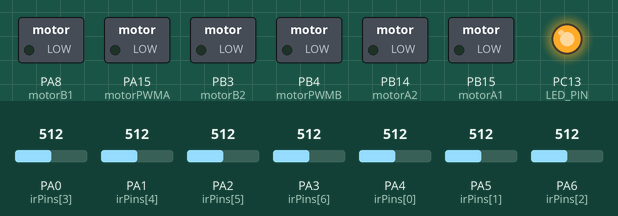
A sketch run on a simulated STM32 Blue Pill. On the bench: switched loads named in the sketch (green lamp = pin HIGH), output pins drawn as LEDs (lit = HIGH). The inputs (shaded band) are chosen by the test bench; at power-on: PA0 (irPins[3]) = 512, PA4 (irPins[0]) = 512, PA1 (irPins[4]) = 512, PA5 (irPins[1]) = 512, PA2 (irPins[5]) = 512, PA3 (irPins[6]) = 512, PA6 (irPins[2]) = 512 (analog values on the 0–1023 scale).

Above: at 7.8 s.
7.9 s: PA0 (irPins[3]) set to 500
At 9.1 s:
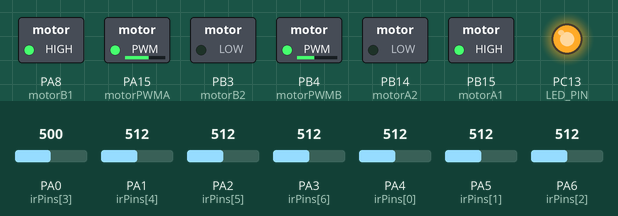
9.4 s: PA4 (irPins[0]) set to 497
At 10.1 s:
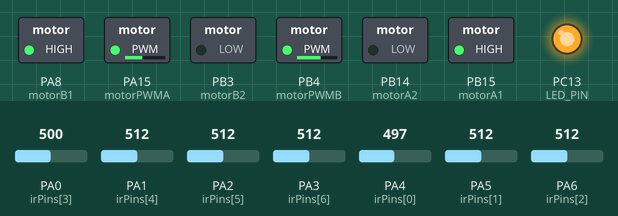
11.0 s: PA1 (irPins[4]) set to 493
At 12.2 s:
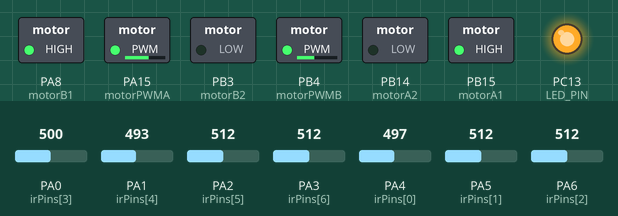
12.7 s: PA5 (irPins[1]) set to 490
At 13.7 s:
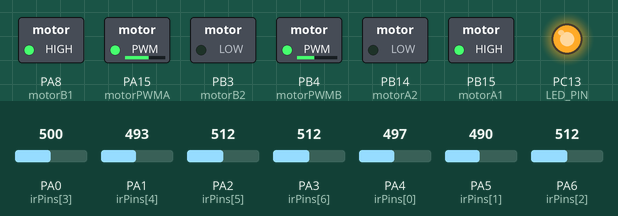
14.2 s: PA1 (irPins[4]) set to 716
At 15.5 s:
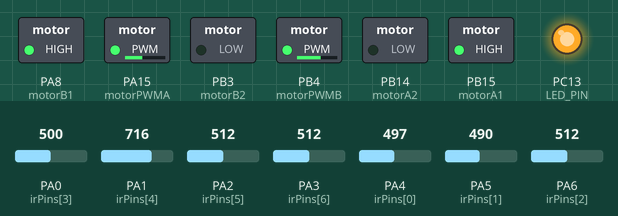
15.8 s: PA2 (irPins[5]) set to 490
At 15.95 s:
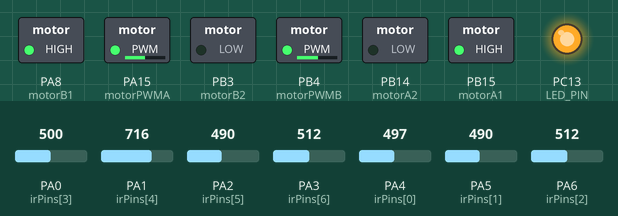
Timing chart, 0 to 18.6 s (numbered marks = the images above; inputs shaded):
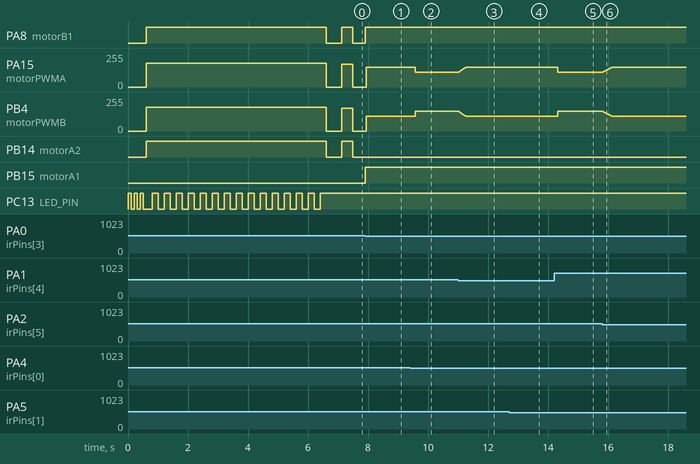

Measured:
- the behaviour switches between 512 and 511 on PA0 (irPins[3]) (found by bisection; images 0 and 1)
- after the input at 7.9 s, PB3 (motorB2): stays LOW (without the input it goes to HIGH after 0.10 s)
- after the input at 9.4 s, PA15 (motorPWMA): 150/255 → 109/255 after 0.18 s; PB4 (motorPWMB): 109/255 → 150/255 after 0.18 s
- after the input at 11.0 s, PA15 (motorPWMA): moves from 109/255 to 150/255 over 0.25 s, starting at once; PB4 (motorPWMB): moves from 150/255 to 109/255 over 0.25 s, starting at once
- after the input at 12.7 s, PB4 (motorPWMB): 109/255 → 110/255 at once
- after the input at 14.2 s, PA15 (motorPWMA): 150/255 → 109/255 after 0.13 s; PB4 (motorPWMB): 110/255 → 150/255 after 0.13 s
- after the input at 15.8 s, PA15 (motorPWMA): moves from 109/255 to 150/255 over 0.34 s, starting at once; PB4 (motorPWMB): moves from 150/255 to 109/255 over 0.34 s, starting at once

The sketch:

FLFREADNEW.ino
```cpp
// Add these includes at the top
#include <Arduino.h>
#include <HardwareSerial.h>
HardwareSerial Serial1(USART1);

// Pin definitions for IR sensors (verify these don't conflict with I2C)
const int irPins[7] = { PA4, PA5, PA6, PA0, PA1, PA2, PA3 };
// Calibration storage
int sensorMin[7];
int sensorMax[7];
int sensorThreshold[7];

const int LED_PIN = PC13;

// Motor pins
const int motorA1 = PB15;
const int motorA2 = PB14;
const int motorPWMA = PA15;
const int motorB1 = PA8;
const int motorB2 = PB3;
const int motorPWMB = PB4;

// Motor speed constants
const int BASE_SPEED = 130;  // Reduce if currently unstable
const int MAX_SPEED = 255;   // Kept the same
const int MIN_SPEED = -255;  // Kept the same

// PID Constants adjusted to reduce oscillations
float Kp = 0.05;  // Increase slightly to make corrections faster
float Ki = 0.2;   // Reduce to minimize cumulative error
float Kd = 1;     // Increase to dampen oscillations better

// PID Variables
float lastError = 0;
float integral = 0;

// Line following states
enum LineState {
  ON_LINE,
  LOST_LINE,
  FULL_STOP
};

// Additional variables for line handling
const unsigned long LOST_LINE_TIMEOUT = 200;  // Time to search for line before giving up
unsigned long lastLineTime = 0;               // Last time we saw the line
int lastValidPosition = 2000;                 // Last known good line position
LineState currentState = LOST_LINE;

// Add these variables at the top with other globals
int lastLeftSpeed = 0;  // Store last known good speeds
int lastRightSpeed = 0;
float lastCorrection = 0;  // Store last PID correction
bool allWhite = false;     // Flag to track when all sensors see white

// Add these constants for search pattern
const int SEARCH_SPEED = 130;             // Speed for search movements
const int TURN_SPEED = 140;               // Speed for 180-degree turn
const unsigned long WAIT_TIME = 500;      // 1 second wait
const unsigned long FORWARD_TIME = 350;   // 1 second forward
const unsigned long TILT_TIME = 370;      // Time for each tilt
const unsigned long TURN_TIME = 330;      // Time for 180 degree turn
const unsigned long FINAL_FORWARD = 700;  // Forward after turn

// Add these variables with other globals
unsigned long searchStartTime = 0;
bool searchPatternStarted = false;
enum SearchPhase {
  INITIAL_STOP,
  TILT_LEFT,   // Changed order
  TILT_RIGHT,  // Changed order
  MOVE_FORWARD,
  TURN_AROUND,
  FINAL_FORWARD_MOVE
} searchPhase = INITIAL_STOP;

// Add these variables for non-blocking delays
unsigned long phaseStartTime = 0;
bool pauseInProgress = false;
const unsigned long PAUSE_DURATION = 500;  // 1 second pause between phases

// Add this global variable near the top with other globals
int currentSensorValues[7] = { 0, 0, 0, 0, 0, 0, 0 };  // Store current sensor readings

void setup() {
  analogReadResolution(12);
  for (int i = 0; i < 7; i++) pinMode(irPins[i], INPUT);

  // Motors
  pinMode(motorA1, OUTPUT);
  pinMode(motorA2, OUTPUT);
  pinMode(motorPWMA, OUTPUT);
  pinMode(motorB1, OUTPUT);
  pinMode(motorB2, OUTPUT);
  pinMode(motorPWMB, OUTPUT);
  stopMotors();

  // LED
  pinMode(LED_PIN, OUTPUT);
  digitalWrite(LED_PIN, LOW);

  Serial1.begin(115200);

  // Blink fast during calibration
  unsigned long startBlink = millis();
  while (millis() - startBlink < 500) {
    digitalWrite(LED_PIN, HIGH);
    delay(100);
    digitalWrite(LED_PIN, LOW);
    delay(100);
  }

  // Run calibration
  calibrateSensors();

  // Turn ON after calibration
  digitalWrite(LED_PIN, HIGH);
}


void loop() {
  LineState newState = getLineState();
  float position = getLinePosition();

  // Add debug prints
  Serial1.print("Sensors: ");
  Serial1.print(getSensorString());
  Serial1.print(" State: ");
  Serial1.print(getStateName(newState));
  Serial1.println();  // New line

  // Declare all speed variables at the start
  int leftSpeed = 0;
  int rightSpeed = 0;
  int currentLeftSpeed = 0;
  int currentRightSpeed = 0;

  // Update last valid position if we're on the line
  if (newState == ON_LINE) {
    lastValidPosition = position;
  }

  // Handle different line states
  switch (newState) {
    case FULL_STOP:
      stopMotors();
      while (1) {
      }
      break;

    case LOST_LINE:
      if (millis() - lastLineTime <= LOST_LINE_TIMEOUT) {
        // During timeout, continue with last PID correction
        leftSpeed = BASE_SPEED + lastCorrection;
        rightSpeed = BASE_SPEED - lastCorrection;

        // Constrain speeds
        leftSpeed = constrain(leftSpeed, MIN_SPEED, MAX_SPEED);
        rightSpeed = constrain(rightSpeed, MIN_SPEED, MAX_SPEED);

        setMotorSpeeds(leftSpeed, rightSpeed);
        currentLeftSpeed = leftSpeed;
        currentRightSpeed = rightSpeed;
        if ((millis() / 500) % 2 == 0)
          digitalWrite(LED_PIN, HIGH);
        else
          digitalWrite(LED_PIN, LOW);

      } else {
        // Start search pattern if not already started
        if (!searchPatternStarted) {
          searchStartTime = millis();
          phaseStartTime = millis();
          searchPatternStarted = true;
          searchPhase = INITIAL_STOP;
          pauseInProgress = false;
        }

        unsigned long phaseElapsedTime = millis() - phaseStartTime;

        // Execute search pattern
        switch (searchPhase) {
          case INITIAL_STOP:
            stopMotors();
            currentLeftSpeed = 0;
            currentRightSpeed = 0;
            if (phaseElapsedTime >= WAIT_TIME) {
              phaseStartTime = millis();
              searchPhase = TILT_RIGHT;
            }
            break;

          case TILT_LEFT:
            if (!pauseInProgress) {
              setMotorSpeeds(SEARCH_SPEED, -SEARCH_SPEED);
              currentLeftSpeed = SEARCH_SPEED;
              currentRightSpeed = -SEARCH_SPEED;
              if (phaseElapsedTime >= TILT_TIME) {
                stopMotors();
                pauseInProgress = true;
                phaseStartTime = millis();
              }
            } else if (phaseElapsedTime >= PAUSE_DURATION) {
              pauseInProgress = false;
              phaseStartTime = millis();
              searchPhase = MOVE_FORWARD;
            }
            break;

          case TILT_RIGHT:
            if (!pauseInProgress) {
              setMotorSpeeds(-SEARCH_SPEED * 1.3, SEARCH_SPEED * 1.3);
              currentLeftSpeed = -SEARCH_SPEED * 1.3;
              currentRightSpeed = SEARCH_SPEED * 1.3;
              if (phaseElapsedTime >= TILT_TIME) {
                stopMotors();
                pauseInProgress = true;
                phaseStartTime = millis();
              }
            } else if (phaseElapsedTime >= PAUSE_DURATION) {
              pauseInProgress = false;
              phaseStartTime = millis();
              searchPhase = TILT_LEFT;
            }
            break;

          case MOVE_FORWARD:
            if (!pauseInProgress) {
              setMotorSpeeds(SEARCH_SPEED, SEARCH_SPEED);
              currentLeftSpeed = SEARCH_SPEED;
              currentRightSpeed = SEARCH_SPEED;
              if (phaseElapsedTime >= FORWARD_TIME) {
                stopMotors();
                pauseInProgress = true;
                phaseStartTime = millis();
              }
            } else if (phaseElapsedTime >= PAUSE_DURATION) {
              pauseInProgress = false;
              phaseStartTime = millis();
              searchPhase = TURN_AROUND;
            }
            break;

          case TURN_AROUND:
            if (!pauseInProgress) {
              setMotorSpeeds(-TURN_SPEED, TURN_SPEED);
              currentLeftSpeed = -TURN_SPEED;
              currentRightSpeed = TURN_SPEED;
              if (phaseElapsedTime >= TURN_TIME) {
                stopMotors();
                pauseInProgress = true;
                phaseStartTime = millis();
              }
            } else if (phaseElapsedTime >= PAUSE_DURATION) {
              pauseInProgress = false;
              phaseStartTime = millis();
              searchPhase = FINAL_FORWARD_MOVE;
            }
            break;

          case FINAL_FORWARD_MOVE:
            setMotorSpeeds(SEARCH_SPEED, SEARCH_SPEED);
            currentLeftSpeed = SEARCH_SPEED;
            currentRightSpeed = SEARCH_SPEED;
            if (phaseElapsedTime >= FINAL_FORWARD) {
              // Reset search pattern to start over
              phaseStartTime = millis();
              searchPhase = INITIAL_STOP;
            }
            break;
        }
      }
      break;

    case ON_LINE:
      digitalWrite(LED_PIN, HIGH);
      // Reset search pattern when line is found
      searchPatternStarted = false;
      // Normal PID line following
      float error;

      if (allWhite) {
        // If all sensors see white, use last correction
        error = lastError;  // Use last known error to maintain direction
      } else {
        // Normal line following when we see the line
        error = position - 2000;  // Change this to match new weight system
        lastError = error;        // Update last error only when we see the line
      }

      // PID calculation
      integral += error;
      integral = constrain(integral, -10000, 10000);
      float derivative = error - lastError;

      float correction = (Kp * error + Ki * integral + Kd * derivative) / 100;
      lastCorrection = correction;  // Save the correction for LOST_LINE state

      // Calculate motor speeds
      leftSpeed = BASE_SPEED + correction;
      rightSpeed = BASE_SPEED - correction;

      // Constrain speeds
      leftSpeed = constrain(leftSpeed, MIN_SPEED, MAX_SPEED);
      rightSpeed = constrain(rightSpeed, MIN_SPEED, MAX_SPEED);

      // Apply motor speeds
      setMotorSpeeds(leftSpeed, rightSpeed);
      currentLeftSpeed = leftSpeed;
      currentRightSpeed = rightSpeed;
      break;
  }

  currentState = newState;
}

void calibrateSensors() {
  Serial1.println("Starting 6s auto calibration... Moving clockwise");

  // Initialize min/max
  for (int i = 0; i < 7; i++) {
    sensorMin[i] = 4095;  // Max ADC for 12-bit
    sensorMax[i] = 0;
  }

  unsigned long startTime = millis();
  while (millis() - startTime < 6000) {
    // Drive in a slow clockwise circle
    setMotorSpeeds(-180, 180);  // Left motor slower, right motor faster

    for (int i = 0; i < 7; i++) {
      int val = analogRead(irPins[i]);
      if (val < sensorMin[i]) sensorMin[i] = val;
      if (val > sensorMax[i]) sensorMax[i] = val;
    }

    // Blink fast to indicate calibration in progress
    if ((millis() / 200) % 2 == 0)
      digitalWrite(LED_PIN, HIGH);
    else
      digitalWrite(LED_PIN, LOW);
  }

  stopMotors();  // Stop after calibration

  // Compute thresholds with +25% margin
  for (int i = 0; i < 7; i++) {
    int range = sensorMax[i] - sensorMin[i];
    // Place threshold 25% *above* black instead of near white
    sensorThreshold[i] = (sensorMin[i] + sensorMax[i]) / 2;
  }

  // Debug print
  Serial1.println("Calibration done:");
  for (int i = 0; i < 7; i++) {
    Serial1.print("S");
    Serial1.print(i);
    Serial1.print(": min=");
    Serial1.print(sensorMin[i]);
    Serial1.print(" max=");
    Serial1.print(sensorMax[i]);
    Serial1.print(" thr=");
    Serial1.println(sensorThreshold[i]);
  }

  // LED ON steady after calibration
  digitalWrite(LED_PIN, HIGH);
}


float getLinePosition() {
  float weights[7] = { 0, 1000, 2000, 3000, 4000, 5000, 6000 };
  float sum = 0;
  float weightedSum = 0;

  for (int i = 0; i < 7; i++) {
    int rawVal = analogRead(irPins[i]);
    currentSensorValues[i] = (rawVal < sensorThreshold[i]) ? 1 : 0;  // 1 = black line

    if (currentSensorValues[i] == 1) {
      weightedSum += 1000 * weights[i];
      sum += 1000;
    }
  }

  float position = (sum > 0) ? (weightedSum / sum) : 3000;  // Default center
  Serial1.print(" Pos:");
  Serial1.print(position);
  return position;
}


void setMotorSpeeds(int leftSpeed, int rightSpeed) {
  // Left motor (Motor A) - Swapped direction logic
  if (leftSpeed >= 0) {
    digitalWrite(motorA1, HIGH);  // Changed from HIGH
    digitalWrite(motorA2, LOW);   // Changed from LOW
  } else {
    digitalWrite(motorA1, LOW);   // Changed from LOW
    digitalWrite(motorA2, HIGH);  // Changed from HIGH
    leftSpeed = -leftSpeed;
  }

  // Right motor (Motor B) - Unchanged
  if (rightSpeed >= 0) {
    digitalWrite(motorB1, HIGH);
    digitalWrite(motorB2, LOW);
  } else {
    digitalWrite(motorB1, LOW);
    digitalWrite(motorB2, HIGH);
    rightSpeed = -rightSpeed;
  }

  analogWrite(motorPWMA, leftSpeed);
  analogWrite(motorPWMB, rightSpeed);
}

void stopMotors() {
  digitalWrite(motorA1, LOW);
  digitalWrite(motorA2, LOW);
  digitalWrite(motorB1, LOW);
  digitalWrite(motorB2, LOW);
  analogWrite(motorPWMA, 0);
  analogWrite(motorPWMB, 0);
}

LineState getLineState() {
  int sensorsOnLine = 0;
  allWhite = true;  // assume no line until proven otherwise

  for (int i = 0; i < 7; i++) {
    if (currentSensorValues[i] == 1) {  // 1 = black line detected
      sensorsOnLine++;
      allWhite = false;  // at least one sensor sees black
      lastLineTime = millis();
    }
  }

  if (sensorsOnLine == 0) {
    if (millis() - lastLineTime > LOST_LINE_TIMEOUT) {
      return LOST_LINE;
    }
    return ON_LINE;  // temporarily assume still on line
  } else {
    return ON_LINE;
  }
}


String getStateName(LineState state) {
  switch (state) {
    case ON_LINE: return "ON_LINE";
    case LOST_LINE: return "LOST_LINE";
    case FULL_STOP: return "FULL_STOP";
    default: return "UNKNOWN";
  }
}

String getDirectionArrow(int leftSpeed, int rightSpeed) {
  if (leftSpeed > rightSpeed) return "<<<<<";       // Left turn
  else if (rightSpeed > leftSpeed) return ">>>>>";  // Right turn
  else if (leftSpeed > 0) return "^^^^^";           // Forward
  else if (leftSpeed < 0) return "vvvvv";           // Backward
  else return "-";                                  // Stopped
}

// Update getSensorString to use stored values and show white line as 'x'
String getSensorString() {
  char sensorStr[15];
  int idx = 0;
  for (int i = 0; i < 7; i++) {
    sensorStr[idx++] = (currentSensorValues[i] == 1) ? 'x' : '.';  // x = black
    if (i < 6) sensorStr[idx++] = ',';
  }
  sensorStr[idx] = '\0';
  return String(sensorStr);
}
```
